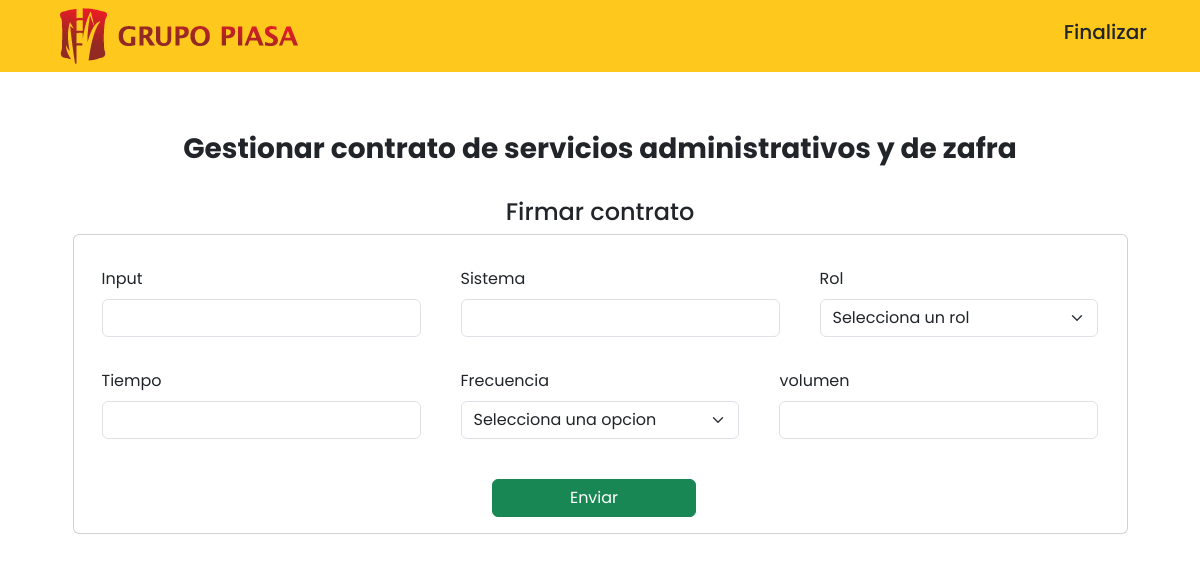
Page /vis/paso4.php?ID=0 (signed in) on the committed database.
### tables this page shows
CREATE TABLE `consultas` (
  `ID` int(11) NOT NULL,
  `procesos` varchar(250) NOT NULL,
  `subprocesos` varchar(250) NOT NULL,
  `actividades` varchar(250) NOT NULL,
  `val_Frec` varchar(100) NOT NULL,
  `input` varchar(100) NOT NULL,
  `sistema` varchar(100) NOT NULL,
  `rol` varchar(100) NOT NULL,
  `tiempo` varchar(100) NOT NULL,
  `vol` varchar(100) NOT NULL,
  `t_h` varchar(100) NOT NULL,
  `ftes` varchar(100) NOT NULL,
  `estado` varchar(5) NOT NULL
);

### vis/paso4.php (the view, shortened to what this page needs)
<?php
 include('../config/conexion.php');
if  (isset($_GET['ID'])) {
  $ID = $_GET['ID'];
  $query = "SELECT * FROM consultas WHERE ID = $ID";
  $result = mysqli_query($conexion, $query);
  if (mysqli_num_rows($result) == 1) {
    $row = mysqli_fetch_array($result);
  }
}
?>
<!DOCTYPE html>
<html lang="en">
<head>
    <link href="https://cdn.jsdelivr.net/npm/bootstrap@5.3.2/dist/css/bootstrap.min.css" rel="stylesheet">
    <link rel="stylesheet" href="../css/users.css">
</head>
<body>
    <section class="navbar-section">
        <div class="container-navbar">
            <nav class="navbar">
                <div class="logo">
                    <img src="../img/logo.png">
                </div>
                <div class="button-navbar">
                    <form class="d-flex" action="../destroy.php">
                        <button class="btn" type="submit">
                            <h5>Finalizar</h5>
                        </button>
                    </form>
                </div>
            </nav>
        </div>
    </section>
    <section class="body-container">
        <div class="container" style="margin-top: 5%;">
            <div class="row justify-content-center">
                <div class="title text-center">
                    <h3><b><?php echo $row['subprocesos']; ?></b></h3>
                    <br>
                    <h4><?php echo $row['actividades']; ?></h4>
                </div>
                <br><br>
                <div class="card" style="width: auto;">
                    <div class="card-body">
                    <form action="" method="POST">
                        <div class="d-flex" style="gap: 40px;">
                            <div class="mb-3">
                                <label for="input" class="form-label">Input</label>
                                <input type="text" class="form-control" name="input" id="input" style="width: 100%;" required>
                            </div>
                            <div class="mb-3">
                                <label for="sistema" class="form-label">Sistema</label>
                                <input type="text" class="form-control" name="sistema" id="sistema" style="width: 100%;" required>
                            </div>
                            <div class="mb-3" style="width: 30%;">
                                <label for="rol" class="form-label">Rol</label>
                                <select class="form-select mb-3" name="rol" id="rol" style="width: 100%;" required>
                                    <option selected disabled value="">Selecciona un rol</option>
                                </select>
                            </div>
                        </div>
                        <div class="d-flex" style="gap: 40px;">
                            <div class="mb-3">
                                <label for="tiempo" class="form-label">Tiempo</label>
                                <input type="text" class="form-control" name="tiempo" id="tiempo" style="width: 100%;" required>
                            </div>
                            <div class="md-3" style="align-items: center; width: 30%">
                          <label for="val_Frec" class="form-label">Frecuencia</label>
                          <div class="d-flex" style="gap: 2%;">
                              <select class="form-select mb-3" name="val_Frec" id="val_Frec"  required>
                              <option selected disabled value="">Selecciona una opcion</option>
                              </select>
                          </div>
                        </div>
                            <div class="mb-3">
                                <label for="vol" class="form-label">volumen</label>
                                <input type="text" class="form-control" id="vol" name="vol" style="width: 100%;" required>
                            </div>
                        </div>
                        <br>
                        <div class="row justify-content-center">
                            <input type="submit" class="btn btn-success btn-block" style="width: 20%; margin-right: 12px;" value="Enviar">
                        </div>
                    </form>
                    </div>
                </div>
            </div>
        </div>
    </section>
</body>
</html>

### css/users.css (style rules this page uses)
* { margin: 0; padding: 0; box-sizing: border-box; font-family: 'Poppins', sans-serif; }
.container-navbar { background-color: #FFC81D; }
.logo { margin-left: 60px; }
.button-navbar { margin-right: 40px; }

### rows in the picture
consultas: subprocesos "Gestionar contrato de servicios administrativos y de zafra", actividades "Firmar contrato"
